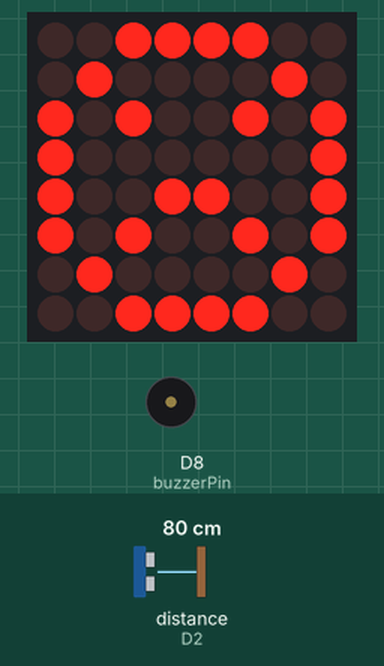
Recording of a sketch running on a simulated ESP8266 (NodeMCU). On the bench: 8×8 LED matrix, buzzer (waves = sounding, pin HIGH). Wiring (inferred from the names in the program): ultrasonic range finder: trigger D1; echo D2. Inputs (shaded band) come from the test bench; at power-on: distance to the obstacle (sensor on D2) 80 cm. The echo pulse lasts 58.3 µs per cm; WiFi joins after 1.5 s; servers stay silent unless stated; pins used as bus, display or sensor lines are not drawn; what the sketch prints to the serial monitor is not drawn.

Above: at 2.7 s.
2.8 s: distance to the obstacle (sensor on D2) set to 55 cm
4.6 s: distance to the obstacle (sensor on D2) set to 47 cm
At 6.1 s:
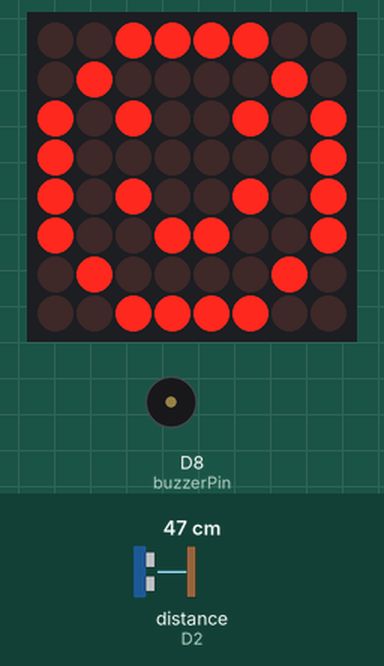
6.9 s: distance to the obstacle (sensor on D2) set to 9 cm
9.2 s: distance to the obstacle (sensor on D2) set to 6 cm
At 10.5 s:
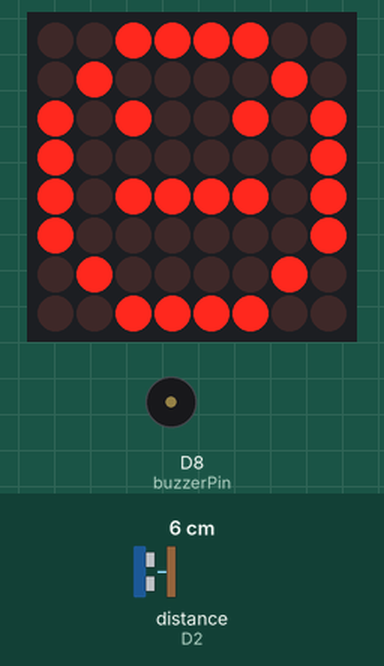
11.0 s: distance to the obstacle (sensor on D2) set to 3 cm
At 12.6 s:
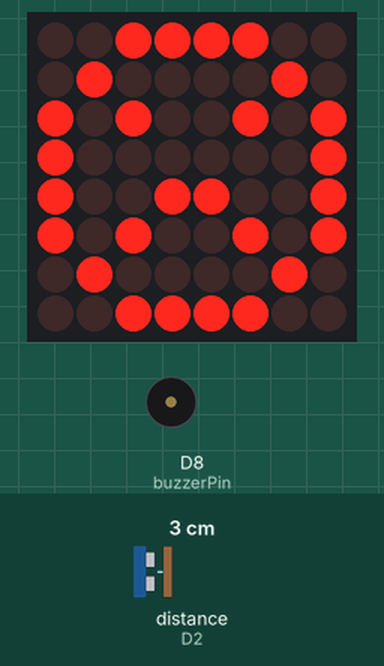
13.4 s: distance to the obstacle (sensor on D2) set to 18 cm
At 15.9 s:
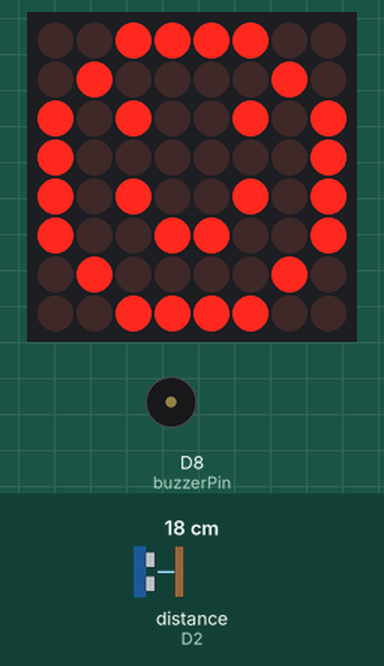
Timing chart, 0 to 17.0 s (numbered marks = the images above; inputs shaded):
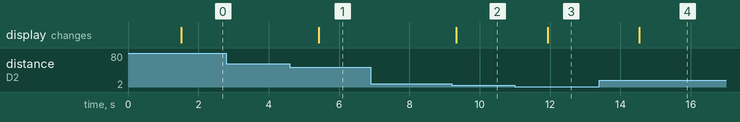

The sketch:

akillicopkutusu.ino
```cpp
#include <ESP8266WiFi.h>
#include <FirebaseArduino.h>

// Set these to run example.
#define FIREBASE_HOST "hellofirebase-16ac9-default-rtdb.firebaseio.com"
#define FIREBASE_AUTH "ZnMfZs52vDqDpl5up5EfpMptXZMr0ll2TgeJt3Q5"
char ssid[] = "Ali";
char pass[] = "22224444";

#include <LedControl.h>
#define echoPin D2
#define trigPin D1
#define buzzerPin D8 // ESP8266 için D10 pinini kullanmıyoruz, D8 gibi bir pin seçin

// Pin tanımlamaları
#define CLK D6
#define CS D5
#define DIN D7
#define MaxSayisi 1
int maximumRange = 50;
int minimumRange = 0;

LedControl led = LedControl(DIN, CLK, CS, MaxSayisi);
byte images[][8] =
 {{
     0,          //kalp
     B01100110,
     B11111111,
     B11111111,
     B01111110,
     B00111100,
     B00011000
   },
   {
     B00111100,  //uzgun ifade
     B01000010,
     B10100101,
     B10000001,
     B10011001,
     B10100101,
     B01000010,
     B00111100
   },
   {
     B00111100,  //normal ifade
     B01000010,
     B10100101,
     B10000001,
     B10111101,
     B10000001,
     B01000010,
     B00111100
   },
   {
     B00111100,  //gulen ifade
     B01000010,
     B10100101,
     B10000001,
     B10100101,
     B10011001,
     B01000010,
     B00111100
   }
 };

void connectToWiFi() {
  Serial.print("WiFi'ye bağlanıyor ");
  WiFi.begin(ssid, pass);

  while (WiFi.status() != WL_CONNECTED) {
    delay(500);
    Serial.print(".");
  }

  Serial.println();
  Serial.print("Bağlandı, IP adresi: ");
  Serial.println(WiFi.localIP());
}

void setup() {
  Serial.begin(115200);

  // WiFi bağlantısını başlat
  connectToWiFi();

  // Firebase'i başlat
  Firebase.begin(FIREBASE_HOST, FIREBASE_AUTH);

  // LED Matrix ayarları
  led.setIntensity(0, 1);
  led.shutdown(0, false);
  led.clearDisplay(0);

  // Pin modlarını ayarla
  pinMode(trigPin, OUTPUT);
  pinMode(echoPin, INPUT);
  pinMode(buzzerPin, OUTPUT); // Buzzer için pinMode ayarını ekleyin
}


void loop() {
  int distance = measureDistance();
  updateFirebase(distance);
  delay(1000); // 1 saniye bekleme
}
int measureDistance() {
  long duration, distance;

  // Trig pinini temizle
  digitalWrite(trigPin, LOW);
  delayMicroseconds(2);

  // Trig pinine kısa bir pulse gönder
  digitalWrite(trigPin, HIGH);
  delayMicroseconds(10);
  digitalWrite(trigPin, LOW);

  // Echo pininden pulse süresini ölç
  duration = pulseIn(echoPin, HIGH);

  // Sesin hızı (340 m/s) ile pulse süresini kullanarak mesafeyi hesapla
  // Gidiş dönüş süresi olduğu için 2'ye bölünür. Sonuç cm cinsindendir.
  distance = duration / 58.2;

  // Eğer mesafe maksimum veya minimum aralığın dışındaysa, 0 döndür
  if (distance >= maximumRange || distance <= minimumRange) {
    return 0;
  } else {
    return distance;
  }
}
void updateFirebase(int distance) {
  // Çöp kutusunun doluluk durumunu temsil eden bir değişken tanımlayalım.
  String trashStatus;

  if(distance >= 8) {
    MatrixeYazdir(images[3]); // Mutlu yüz
    trashStatus = "Bos"; // Çöp kutusu boş
  } else if(distance >= 5) {
    MatrixeYazdir(images[2]); // Normal yüz
    trashStatus = "Orta"; // Çöp kutusu orta dolulukta
  } else if(distance >= 0) {
    MatrixeYazdir(images[1]); // Üzgün yüz
    trashStatus = "Dolu"; // Çöp kutusu dolu
  } else {
    MatrixeYazdir(images[0]); // Durum dışı bir ifade, kontrol edilmeli
    trashStatus = "Hata"; // Beklenmeyen bir durum
  }

  // Firebase'e mesafe ve çöp kutusunun doluluk durumunu kaydedelim.
  Firebase.setInt("trashLevel", distance);
  Firebase.setString("trashStatus", trashStatus);
}
void MatrixeYazdir(byte* ch) {
 for (int i = 0; i < 8; i++)
   {
     led.setRow(0, i, ch[i]);
   }}
 
```

Measured:
- the behaviour switches between 50 and 49 cm on distance to the obstacle (sensor on D2) (found by bisection; images 0 and 1)
- the behaviour switches between 8 and 7 cm on distance to the obstacle (sensor on D2) (found by bisection; images 1 and 2)
- the behaviour switches between 5 and 4 cm on distance to the obstacle (sensor on D2) (found by bisection; images 2 and 3)
- after the input at 2.8 s, every drawn part: stays the same
- after the input at 4.6 s, the display: changes after 0.82 s (image 1)
- after the input at 6.9 s, every drawn part: stays the same
- after the input at 9.2 s, the display: changes after 0.13 s (image 2)
- after the input at 11.0 s, the display: changes after 0.93 s (image 3)
- after the input at 13.4 s, the display: changes after 1.1 s (image 4)
